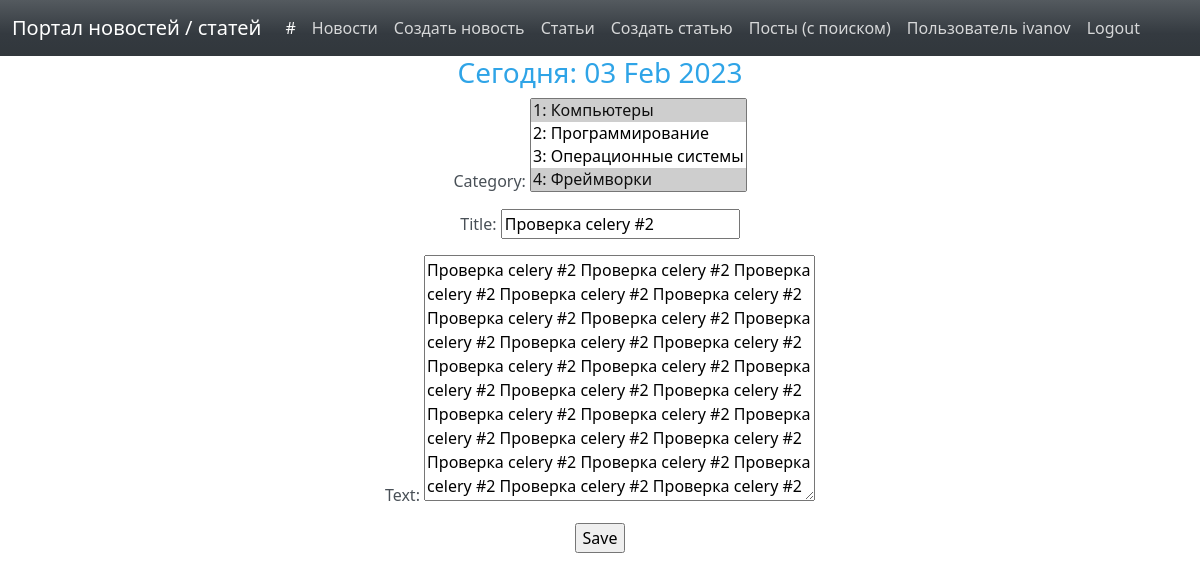
Page /articles/237/edit/ (signed in) on the earlier database version.
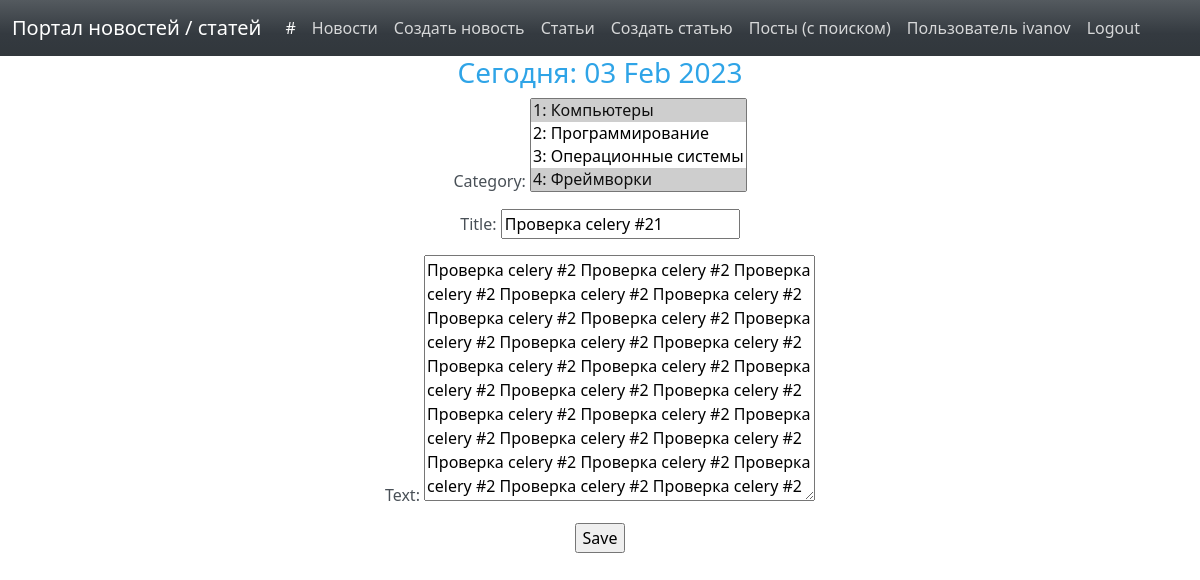
Same page on the later database version.
### news/models.py (models this page shows, shortened)
class Post(models.Model):
    TYPES = [
        ('A', 'Article'),
        ('N', 'News')
    ]
    author = models.ForeignKey(Author, on_delete=models.CASCADE)
    post_type = models.CharField(max_length=1, choices=TYPES, default='A')
    creation = models.DateTimeField(auto_now_add=True)
    category = models.ManyToManyField(Category, through='PostCategory')
    title = models.CharField(max_length=200)
    text = models.TextField()
    rating = models.IntegerField(default=0)

### news/views.py (the view, shortened to what this page needs)
# urls.py: path('articles/<int:pk>/edit/', PostUpdate.as_view(), name='arts_update'),
class PostUpdate(PermissionRequiredMixin, LoginRequiredMixin, UpdateView):
    form_class = PostForm
    model = Post
    template_name = 'post_edit.html'
    permission_required = ('news.change_post', )
    def get_queryset(self):
        post_id = self.request.path.split('/')[-3]
        if 'news' in self.request.path.split('/'):
            queryset = Post.objects.order_by('-creation').filter(post_type='N', id=post_id)
        else:
            queryset = Post.objects.order_by('-creation').filter(post_type='A', id=post_id)
        self.filterset = NewsFilter(self.request.GET, queryset)
        return self.filterset.qs
    def get_context_data(self, **kwargs):
        context = super().get_context_data(**kwargs)
        if self.request.user.is_authenticated:
            context['user_name'] = self.request.user
            context['posts_today'] = -1
        return context

### news/forms.py (shortened to what this page needs)
class PostForm(forms.ModelForm):
    class Meta:
       model = Post
       fields = [
           'category',
           'title',
           'text',
       ]

### news/models.py (called while the page is built)
    def __str__(self):
        return f'{self.id}: {self.name}'

### news/templatetags/custom_tags.py (called while the page is built)
@register.simple_tag()
def current_time(format_string='%d %b %Y'):
    return datetime.utcnow().strftime(format_string)

### templates/post_edit.html (shortened to what this page needs)
{% extends 'flatpages/default.html' %}
{% load custom_filters %}
{% load custom_tags %}
{% block content %}
    <h3>Сегодня: {% current_time '%d %b %Y' %} </h3>
    <form action="" method="post">
      {{ form.as_p }}
    {% if posts_today < 3 %}
        <input type="submit" value="Save"/>
    {% endif %}
    </form>
{% endblock content %}

Differences in the rows shown:
changed Post: title "Проверка celery #2" → "Проверка celery #21"
